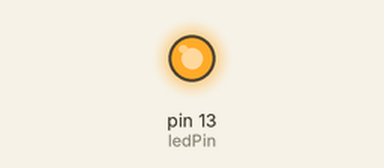
Recording of a sketch running on a simulated Arduino Uno, built with avr-gcc and run on an emulated ATmega328P. On the bench: output pins drawn as LEDs (lit = HIGH).

Above: at 0.12 s.
At 11.3 s:
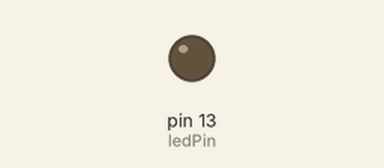
Timing chart, 0 to 16.9 s (numbered marks = the images above):
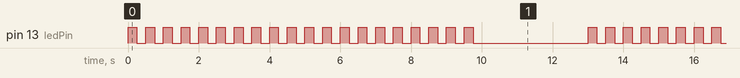

The sketch:

sketch_03_09.pde
```cpp
// sketch 03-09
int ledPin = 13;
int delayPeriod = 250;
int count = 0;

void setup()
{
  pinMode(ledPin, OUTPUT);
}

void loop()
{
 digitalWrite(ledPin, HIGH);
 delay(delayPeriod);
 digitalWrite(ledPin, LOW);
 delay(delayPeriod);
 count ++;
 if (count == 20)
 {
   count = 0;
   delay(3000);
 }
}
```

Measured:
- by itself, pin 13 (ledPin): repeats every 13.0 s: HIGH 0.25 s, LOW 3.3 s, 19 × (HIGH 0.25 s, LOW 0.25 s)
- by itself, everything shown: repeats every 13.0 s, in 40 steps
